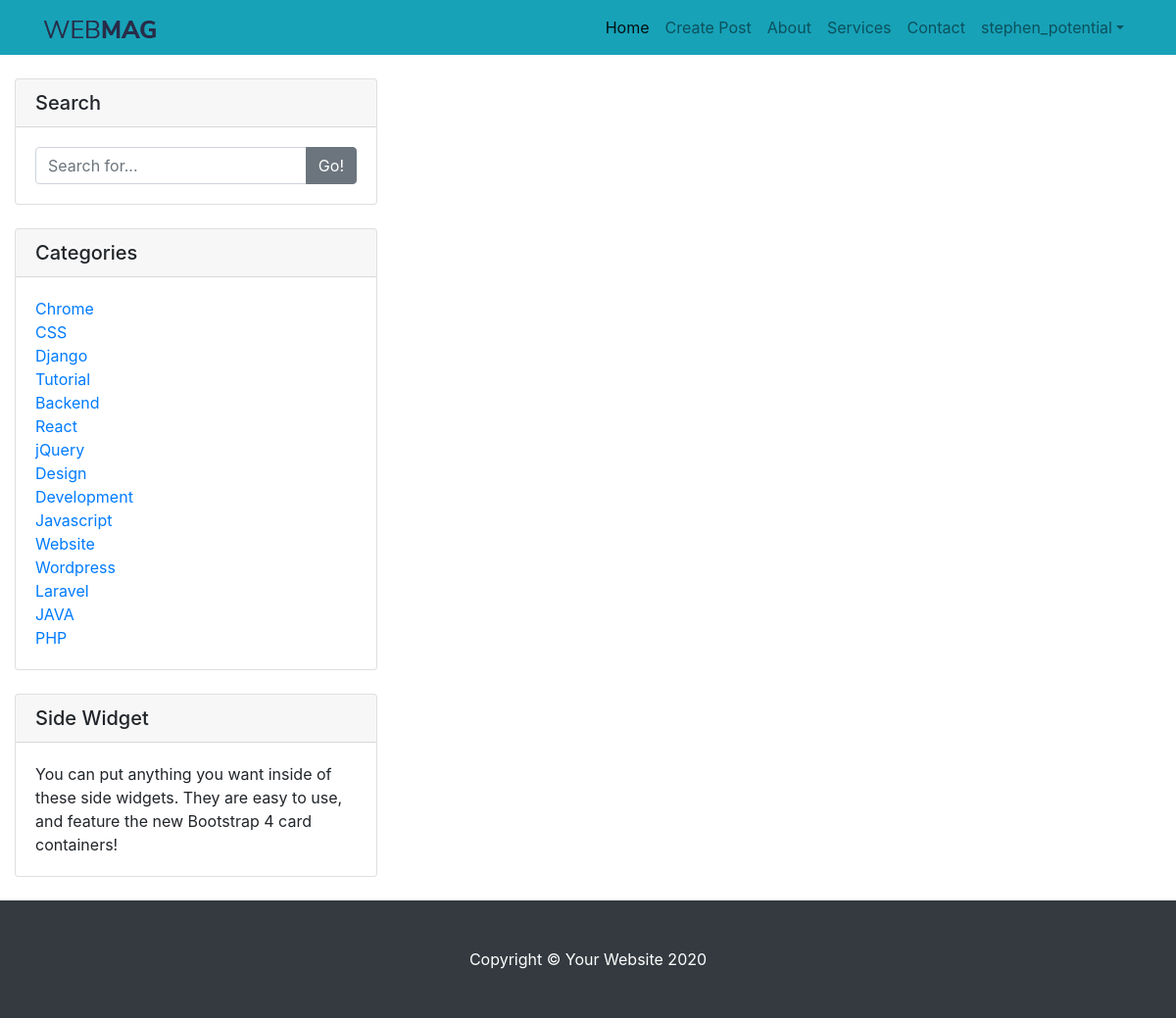
Page /posts/categories (signed in) on the committed database.
### blogApp/models.py (models this page shows, shortened)
class Category(models.Model):
    name = models.CharField(max_length=100)
    class Meta:
        verbose_name_plural = 'categories'

### blogApp/views.py (the view)
# urls.py: path('posts/categories', CategoryListView.as_view(), name='categories'),
class CategoryListView(ListView):
    model = Category
    template_name = 'blogapp/base.html'
    context_object_name = 'category_list'

### blogApp/templates/blogapp/base.html (shortened to what this page needs)
{% load static %}
<!DOCTYPE html>
<html lang="en">
<head>
  <link href="{% static 'blogapp/vendor/bootstrap/css/bootstrap.min.css' %}" rel="stylesheet">
  <link href="{% static 'blogapp/css/blog-home.css' %}" rel="stylesheet">
</head>
<body>
  <nav class="navbar navbar-expand-lg navbar-light bg-info fixed-top">
    <div class="container">
      <a class="navbar-brand" href="{% url 'blog-home' %}"><img src="{% static 'blogapp/logo.png' %}"></a>
      <div class="collapse navbar-collapse" id="navbarResponsive">
        <ul class="navbar-nav ml-auto">
          <li class="nav-item active">
            <a class="nav-link" href="{% url 'blog-home' %}">Home
            </a>
          </li>
          <li class="nav-item">
            <a class="nav-link" href="{% url 'create-post' %}">Create Post</a>
          </li>
          <li class="nav-item">
            <a class="nav-link" href="#">About</a>
          </li>
          <li class="nav-item">
            <a class="nav-link" href="#">Services</a>
          </li>
          <li class="nav-item">
            <a class="nav-link" href="#">Contact</a>
          </li>
          {% if user.is_authenticated %}
          <li class="nav-item dropdown">
              <a class="nav-link dropdown-toggle" href="#" id="navbarDropdown" role="button" data-toggle="dropdown" aria-haspopup="true" aria-expanded="false">{{ user.username }}</a>
		      </li>
          {% endif %}
        </ul>
      </div>
    </div>
  </nav>
      <div class="col-md-4">
        <div class="card my-4">
          <h5 class="card-header">Search</h5>
          <div class="card-body">
            <div class="input-group">
              <input type="text" class="form-control" placeholder="Search for...">
              <span class="input-group-append">
                <button class="btn btn-secondary" type="button">Go!</button>
              </span>
            </div>
          </div>
        </div>
        <div class="card my-4">
          <h5 class="card-header">Categories</h5>
          <div class="card-body">
            <div class="row">
              <div class="col-lg-6">
                <ul class="list-unstyled mb-0">
                  {% for category in category_list %}
                  <li>
                    <a href="{% url 'category' category.pk %}">{{ category.name }}</a>
                  </li>
                  {% endfor %}
                </ul>
              </div>
            </div>
          </div>
        </div>
        <div class="card my-4">
          <h5 class="card-header">Side Widget</h5>
          <div class="card-body">
            You can put anything you want inside of these side widgets. They are easy to use, and feature the new Bootstrap 4 card containers!
          </div>
        </div>
      </div>
  <footer class="py-5 bg-dark">
    <div class="container">
      <p class="m-0 text-center text-white">Copyright &copy; Your Website 2020</p>
    </div>
  </footer>
</body>
</html>

### blogApp/static/blogapp/css/blog-home.css (style rules this page uses)
body { padding-top: 56px; }

### rows in the picture
Category: name "Chrome"
Category: name "CSS"
Category: name "Django"
Category: name "Tutorial"
Category: name "Backend"
Category: name "React"
Category: name "jQuery"
Category: name "Design"
Category: name "Development"
Category: name "Javascript"
Category: name "Website"
Category: name "Wordpress"
Category: name "Laravel"
Category: name "JAVA"
Category: name "PHP"

### other values in the picture
{{ user.username }} "stephen_potential"
